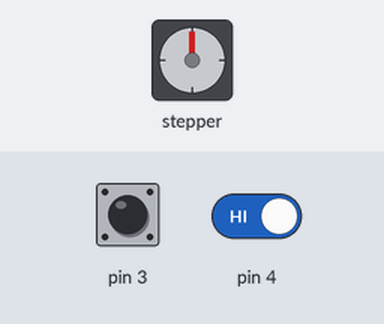
The sketch below on a simulated Arduino Uno, built with avr-gcc and run on an emulated ATmega328P. Shown: stepper motor. The inputs (shaded band) are chosen by the test bench; at power-on: pin 4 HIGH, pin 3 HIGH. Stepper angles assume 2048 steps per turn; what the sketch prints to the serial monitor is not drawn.

Above: at 1.2 s.
1.3 s: pin 4 driven LOW
At 1.75 s:
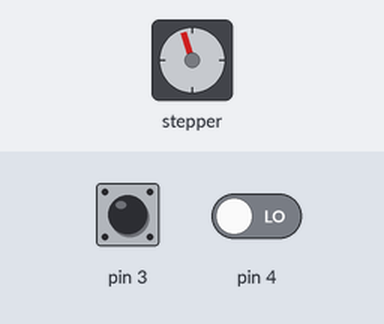
At 2.35 s:
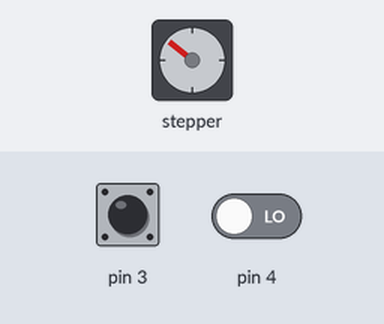
4.3 s: pin 3 pulled LOW for 0.15 s
At 4.46 s:
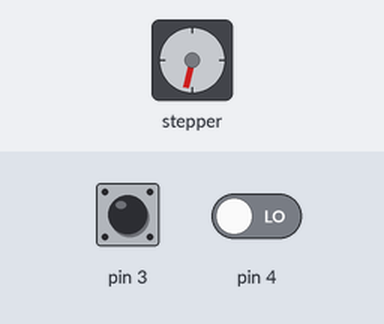
Timing chart, 0 to 16.3 s (numbered marks = the images above; inputs shaded):
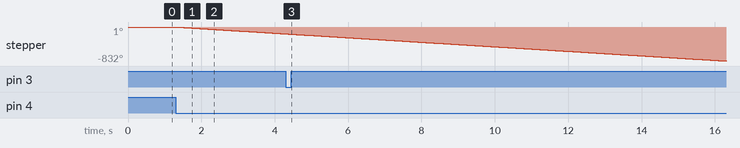

The sketch:

mot360.ino
```cpp
// 11 10 9 8    5V GND
#include<Stepper.h>
int stepsPerRev = 2048;
Stepper ulsan(stepsPerRev, 11, 9, 10, 8);
void setup() {
  // put your setup code here, to run once:
     ulsan.setSpeed(10);
     Serial.begin(9600);
     pinMode(4, INPUT);
     pinMode(3, INPUT_PULLUP);
}

void loop() {
  // put your main code here, to run repeatedly:
  int a = digitalRead(3);
  int b = digitalRead(4);

  Serial.println(a);

  /*if(a == LOW){
    ulsan.step(stepsPerRev);
  }*/
  if(b == LOW){
    ulsan.step(-1);
  }

}
```

Measured:
- after the input at 1.3 s, stepper: keeps turning counter-clockwise at about 56°/s, starting at once
